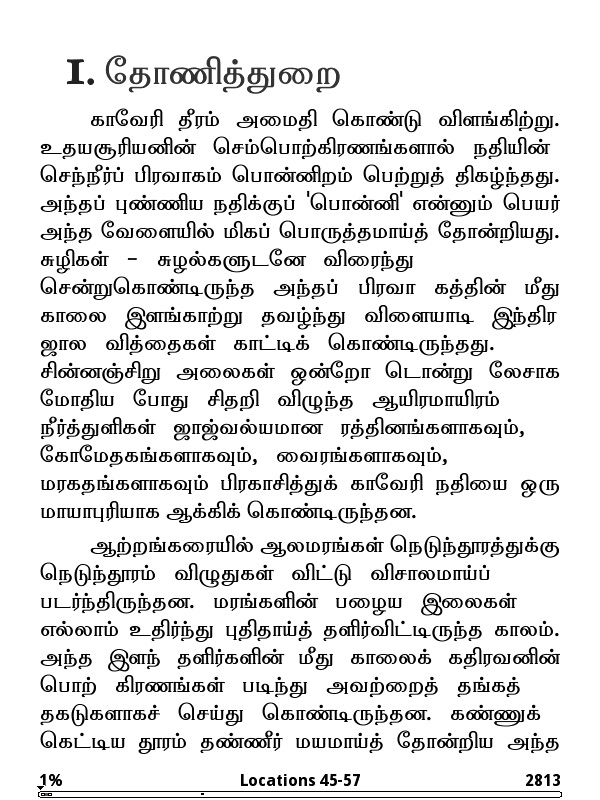
#> input picture tt2.jpeg, 600 x 800 px, found by its file name; its folder holds 5 pictures in this run
$ jupyter execute --allow-errors Major.ipynb   (shell and % lines are left out)   (older library calls are emulated)
#> lines starting #> are read from the running program, lines starting #| are printed output that depends on the picture; after the words box and inside, x2 and y2 are one past the last pixel; in counts of white or black regions, pixels touching at a corner belong together
[cell 1]
import cv2
import numpy as np
import matplotlib.pyplot as plt
import os
import pandas as pd

import keras

from keras.layers import Convolution2D, Flatten, Dense, MaxPool2D, Activation, Dropout
from keras.models import Sequential
from keras.utils import np_utils

#> (a cell that did not finish here is left out)

[cell 3]
c = 0
x = 0
lanc = 0
imgarr = []

#> (the rest of this cell did not finish here and is left out)

#> (a cell that did not finish here is left out)

#> (a cell that did not finish here is left out)

#> (a cell that did not finish here is left out)

#> (a cell that did not finish here is left out)

[cell 8]
imgarr = np.array(imgarr).reshape((len(imgarr), 50, 50, 1))

#> (a cell that did not finish here is left out)

[cell 10]
imgarr.shape

#> (a cell that did not finish here is left out)

[cell 12]
Image=cv2.imread('./Downloads/tt2.jpeg', 0)
#> Image is the input picture: shape (800, 600); min 0, max 255, mean 225
I=Image.copy()

i=Image.copy()
G_Image=Image

print(i.shape)
#| (800, 600)
chars = []

#Otsu Thresholding
blur = cv2.GaussianBlur(G_Image,(1,1),0)
ret,th = cv2.threshold(blur,0,255,cv2.THRESH_BINARY_INV+cv2.THRESH_OTSU)
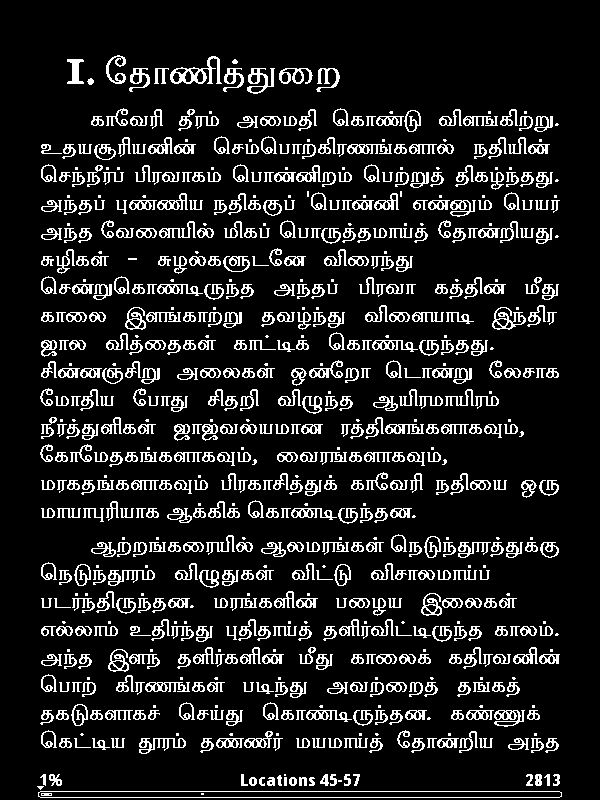
#> th: shape (800, 600); 12.5% white in thin lines or dots, all inside (x1, y1, x2, y2) = (37, 55, 562, 798)
#> ret = 144
image, contours, hierarchy = cv2.findContours(th,cv2.RETR_EXTERNAL,cv2.CHAIN_APPROX_SIMPLE)
#> contours = 724 contours, 168 with area under 20; largest, box (x1, y1, x2, y2) and area: (38, 791, 562, 798) 3132, (170, 56, 222, 84) 590, (492, 307, 526, 330) 346, (247, 68, 275, 94) 318, (494, 710, 525, 727) 289
#img = cv2.drawContours(Image, contours, -1, (0,255,0), 3)

for contour in contours:
        # get rectangle bounding contour
        [x, y, w, h] = cv2.boundingRect(contour)

        chars.append((x,y,w,h))

        if h>20:
            continue
#> this loop made 724 passes
#> (x, y, w, h) on passes 1, 4, 5: (38, 791, 524, 7), (309, 777, 6, 9), (299, 777, 8, 9)
#> after the loop, chars = 724 items, first 6: (38, 791, 524, 7), (37, 786, 7, 4), (338, 780, 4, 2), (309, 777, 6, 9), (299, 777, 8, 9), (289, 777, 8, 9)


pred = {}

#> (the rest of this cell did not finish here and is left out)
